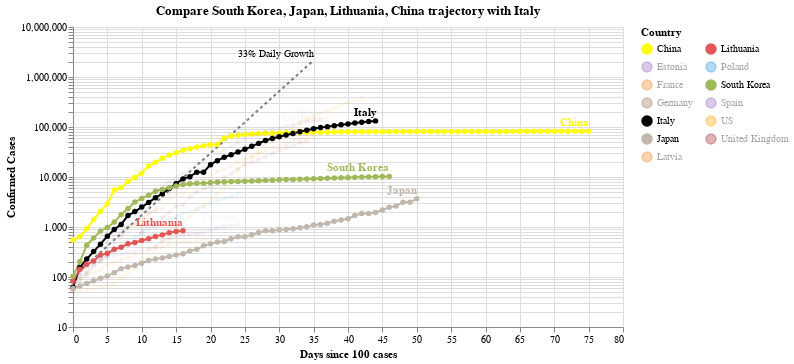

The notebook cell this image was saved under:
### Code cell
#hide_input
chart3 = make_since_chart(['South Korea', 'Japan', 'Lithuania', 'China'])
chart3

### Figure 1 — Vega-Lite specification as saved in the notebook (floating-point values rounded to 4 significant figures; data arrays with more than 128 entries replaced by an {"elided": "..."} marker saying what was removed)
{"config": {"view": {"continuousWidth": 400, "continuousHeight": 300}}, "layer": [{"mark": {"type": "line", "color": "black", "opacity": 0.5, "strokeDash": [3, 3]}, "encoding": {"x": {"type": "quantitative", "field": "Days since 100 cases"}, "y": {"type": "quantitative", "field": "Confirmed Cases"}}}, {"mark": {"type": "text", "align": "right", "dy": -6, "fontSize": 10, "text": "33% Daily Growth"}, "encoding": {"x": {"type": "quantitative", "field": "Days since 100 cases"}, "y": {"type": "quantitative", "field": "Confirmed Cases"}}, "transform": [{"filter": "(datum['Days since 100 cases'] >= 35)"}]}, {"data": {"name": "data-01aca065354213ffea703c58c8ef0b1d"}, "mark": {"type": "line", "point": true}, "encoding": {"color": {"type": "nominal", "field": "Country", "legend": {"columns": 2}, "scale": {"domain": ["China", "Estonia", "France", "Germany", "Italy", "Japan", "Latvia", "Lithuania", "Poland", "South Korea", "Spain", "US", "United Kingdom"], "range": ["yellow", "#9467bd", "#F58518", "#9D755D", "black", "#C1B7AD", "#F58518", "#E45756", "#2495D3", "#A1BA59", "#9467bd", "orange", "brown"]}}, "opacity": {"condition": {"value": 1, "selection": "selector001"}, "value": 0.05}, "tooltip": [{"type": "nominal", "field": "Country"}, {"type": "temporal", "field": "Date"}, {"type": "quantitative", "field": "Confirmed Cases"}, {"type": "quantitative", "field": "Days since 100 cases"}], "x": {"type": "quantitative", "field": "Days since 100 cases"}, "y": {"type": "quantitative", "field": "Confirmed Cases", "scale": {"type": "log"}}}, "selection": {"selector001": {"type": "multi", "fields": ["Country"], "bind": "legend", "init": [{"Country": "South Korea"}, {"Country": "Japan"}, {"Country": "Lithuania"}, {"Country": "China"}, {"Country": "Italy"}]}}, "width": 550}, {"data": {"name": "data-01aca065354213ffea703c58c8ef0b1d"}, "mark": {"type": "text", "align": "right", "dy": -8, "fontWeight": "bold"}, "encoding": {"color": {"type": "nominal", "field": "Country", "legend": {"columns": 2}, "scale": {"domain": ["China", "Estonia", "France", "Germany", "Italy", "Japan", "Latvia", "Lithuania", "Poland", "South Korea", "Spain", "US", "United Kingdom"], "range": ["yellow", "#9467bd", "#F58518", "#9D755D", "black", "#C1B7AD", "#F58518", "#E45756", "#2495D3", "#A1BA59", "#9467bd", "orange", "brown"]}}, "opacity": {"condition": {"value": 1, "selection": "selector001"}, "value": 0.05}, "text": {"type": "nominal", "field": "Country"}, "tooltip": [{"type": "nominal", "field": "Country"}, {"type": "temporal", "field": "Date"}, {"type": "quantitative", "field": "Confirmed Cases"}, {"type": "quantitative", "field": "Days since 100 cases"}], "x": {"type": "quantitative", "field": "Days since 100 cases"}, "y": {"type": "quantitative", "field": "Confirmed Cases", "scale": {"type": "log"}}}, "transform": [{"filter": "(datum['Date'] >= 1586131200000)"}], "width": 550}], "data": {"name": "data-c1a3bbf4dd040f2e7e8e7a69520e3c2a"}, "title": "Compare South Korea, Japan, Lithuania, China trajectory with Italy", "$schema": "https://vega.github.io/schema/vega-lite/v4.0.2.json", "datasets": {"data-c1a3bbf4dd040f2e7e8e7a69520e3c2a": [{"Days since 100 cases": 0, "Confirmed Cases": 100.0}, {"Days since 100 cases": 1, "Confirmed Cases": 133.0}, {"Days since 100 cases": 2, "Confirmed Cases": 176.9}, {"Days since 100 cases": 3, "Confirmed Cases": 235.3}, {"Days since 100 cases": 4, "Confirmed Cases": 312.9}, {"Days since 100 cases": 5, "Confirmed Cases": 416.2}, {"Days since 100 cases": 6, "Confirmed Cases": 553.5}, {"Days since 100 cases": 7, "Confirmed Cases": 736.1}, {"Days since 100 cases": 8, "Confirmed Cases": 979.1}, {"Days since 100 cases": 9, "Confirmed Cases": 1302.0}, {"Days since 100 cases": 10, "Confirmed Cases": 1732.0}, {"Days since 100 cases": 11, "Confirmed Cases": 2303.0}, {"Days since 100 cases": 12, "Confirmed Cases": 3064.0}, {"Days since 100 cases": 13, "Confirmed Cases": 4074.0}, {"Days since 100 cases": 14, "Confirmed Cases": 5419.0}, {"Days since 100 cases": 15, "Confirmed Cases": 7207.0}, {"Days since 100 cases": 16, "Confirmed Cases": 9586.0}, {"Days since 100 cases": 17, "Confirmed Cases": 12750.0}, {"Days since 100 cases": 18, "Confirmed Cases": 16960.0}, {"Days since 100 cases": 19, "Confirmed Cases": 22550.0}, {"Days since 100 cases": 20, "Confirmed Cases": 29990.0}, {"Days since 100 cases": 21, "Confirmed Cases": 39890.0}, {"Days since 100 cases": 22, "Confirmed Cases": 53060.0}, {"Days since 100 cases": 23, "Confirmed Cases": 70560.0}, {"Days since 100 cases": 24, "Confirmed Cases": 93850.0}, {"Days since 100 cases": 25, "Confirmed Cases": 124800.0}, {"Days since 100 cases": 26, "Confirmed Cases": 166000.0}, {"Days since 100 cases": 27, "Confirmed Cases": 220800.0}, {"Days since 100 cases": 28, "Confirmed Cases": 293700.0}, {"Days since 100 cases": 29, "Confirmed Cases": 390600.0}, {"Days since 100 cases": 30, "Confirmed Cases": 519500.0}, {"Days since 100 cases": 31, "Confirmed Cases": 690900.0}, {"Days since 100 cases": 32, "Confirmed Cases": 918900.0}, {"Days since 100 cases": 33, "Confirmed Cases": 1222000.0}, {"Days since 100 cases": 34, "Confirmed Cases": 1625000.0}, {"Days since 100 cases": 35, "Confirmed Cases": 2162000.0}], "data-01aca065354213ffea703c58c8ef0b1d": {"elided": "498 records"}}}
